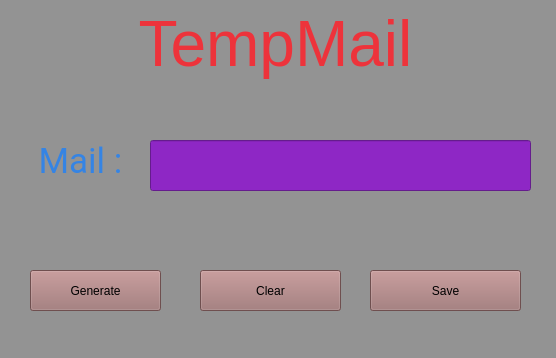
<?xml version="1.0" encoding="UTF-8"?>
<ui version="4.0">
 <class>Form</class>
 <widget class="QWidget" name="Form">
  <property name="geometry">
   <rect>
    <x>0</x>
    <y>0</y>
    <width>556</width>
    <height>358</height>
   </rect>
  </property>
  <property name="windowTitle">
   <string>Form</string>
  </property>
  <property name="styleSheet">
   <string notr="true">background-color: rgb(147, 147, 147);</string>
  </property>
  <widget class="QLabel" name="label">
   <property name="geometry">
    <rect>
     <x>110</x>
     <y>0</y>
     <width>331</width>
     <height>91</height>
    </rect>
   </property>
   <property name="styleSheet">
    <string notr="true">color: rgb(237, 51, 59);
border-color: rgb(224, 27, 36);</string>
   </property>
   <property name="text">
    <string>&lt;html&gt;&lt;head/&gt;&lt;body&gt;&lt;p align=&quot;center&quot;&gt;&lt;span style=&quot; font-size:48pt;&quot;&gt;TempMail&lt;/span&gt;&lt;/p&gt;&lt;/body&gt;&lt;/html&gt;</string>
   </property>
  </widget>
  <widget class="QPushButton" name="bt1">
   <property name="geometry">
    <rect>
     <x>30</x>
     <y>270</y>
     <width>131</width>
     <height>41</height>
    </rect>
   </property>
   <property name="cursor">
    <cursorShape>PointingHandCursor</cursorShape>
   </property>
   <property name="styleSheet">
    <string notr="true">background-color: rgb(155, 111, 111);</string>
   </property>
   <property name="text">
    <string>Generate</string>
   </property>
  </widget>
  <widget class="QPushButton" name="bt2">
   <property name="geometry">
    <rect>
     <x>200</x>
     <y>270</y>
     <width>141</width>
     <height>41</height>
    </rect>
   </property>
   <property name="cursor">
    <cursorShape>PointingHandCursor</cursorShape>
   </property>
   <property name="styleSheet">
    <string notr="true">background-color: rgb(155, 111, 111);</string>
   </property>
   <property name="text">
    <string>Clear</string>
   </property>
  </widget>
  <widget class="QPushButton" name="bt3">
   <property name="geometry">
    <rect>
     <x>370</x>
     <y>270</y>
     <width>151</width>
     <height>41</height>
    </rect>
   </property>
   <property name="cursor">
    <cursorShape>PointingHandCursor</cursorShape>
   </property>
   <property name="styleSheet">
    <string notr="true">background-color: rgb(155, 111, 111);</string>
   </property>
   <property name="text">
    <string>Save</string>
   </property>
  </widget>
  <widget class="QLineEdit" name="le">
   <property name="geometry">
    <rect>
     <x>150</x>
     <y>140</y>
     <width>381</width>
     <height>51</height>
    </rect>
   </property>
   <property name="font">
    <font>
     <family>Roboto</family>
     <pointsize>13</pointsize>
     <italic>false</italic>
     <fontweight>Medium</fontweight>
    </font>
   </property>
   <property name="styleSheet">
    <string notr="true">font: 500 13pt &quot;Roboto&quot;;
background-color: rgb(142, 39, 197);</string>
   </property>
   <property name="text">
    <string/>
   </property>
  </widget>
  <widget class="QLabel" name="label_2">
   <property name="geometry">
    <rect>
     <x>10</x>
     <y>140</y>
     <width>141</width>
     <height>41</height>
    </rect>
   </property>
   <property name="font">
    <font>
     <family>Roboto</family>
     <pointsize>11</pointsize>
     <italic>false</italic>
     <fontweight>Medium</fontweight>
    </font>
   </property>
   <property name="styleSheet">
    <string notr="true">font: 500 11pt &quot;Roboto&quot;;
color: rgb(53, 132, 228);</string>
   </property>
   <property name="text">
    <string>&lt;html&gt;&lt;head/&gt;&lt;body&gt;&lt;p align=&quot;center&quot;&gt;&lt;span style=&quot; font-size:26pt;&quot;&gt;Mail :&lt;/span&gt;&lt;/p&gt;&lt;/body&gt;&lt;/html&gt;</string>
   </property>
  </widget>
  <zorder>bt1</zorder>
  <zorder>bt2</zorder>
  <zorder>label_2</zorder>
  <zorder>bt3</zorder>
  <zorder>le</zorder>
  <zorder>label</zorder>
 </widget>
 <tabstops>
  <tabstop>bt3</tabstop>
  <tabstop>bt2</tabstop>
  <tabstop>bt1</tabstop>
  <tabstop>le</tabstop>
 </tabstops>
 <resources/>
 <connections/>
</ui>
